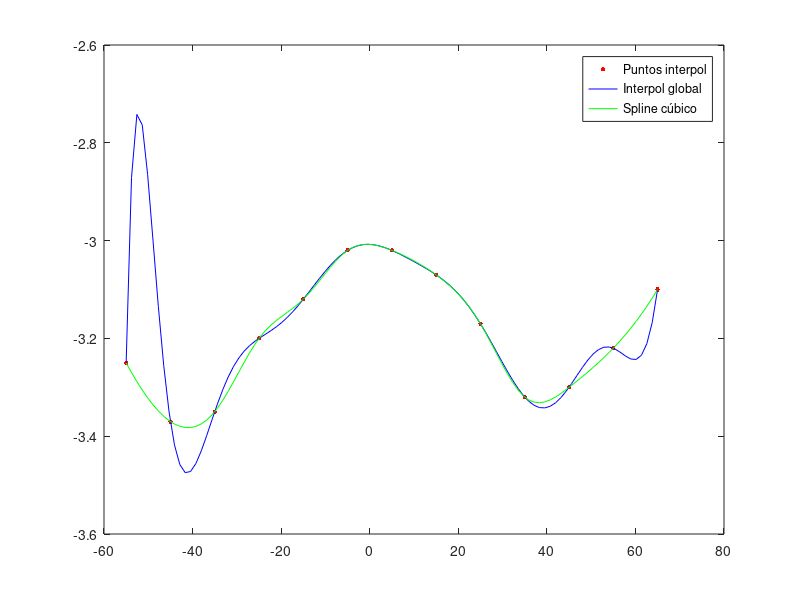

This figure's MATLAB source:
function ej61estudio

M = load ('DatosSpline.dat');

x = M(:,1);
y = M(:,2);

n = length(x);

coef = polyfit(x,y,n-1);

z = linspace (min(x), max(x));
pz1 = polyval (coef,z);

plot(x,y,'.r', 'MarkerSize', 10)

hold on

plot(z,pz1, 'b')

pz2 = spline(x,y,z);
plot(z,pz2, 'g')

legend('Puntos interpol', 'Interpol global', 'Spline cúbico')

shg
